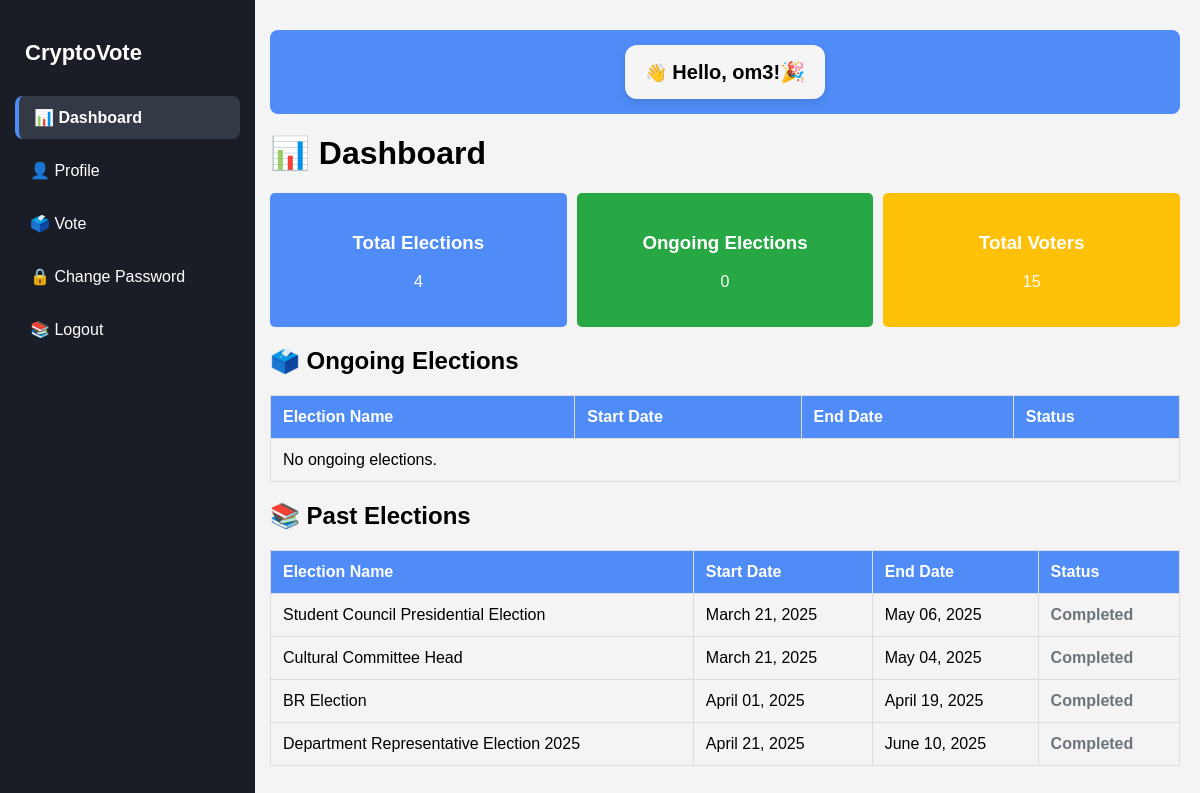
The page /dashboard/ (signed in) on the database as committed earlier.
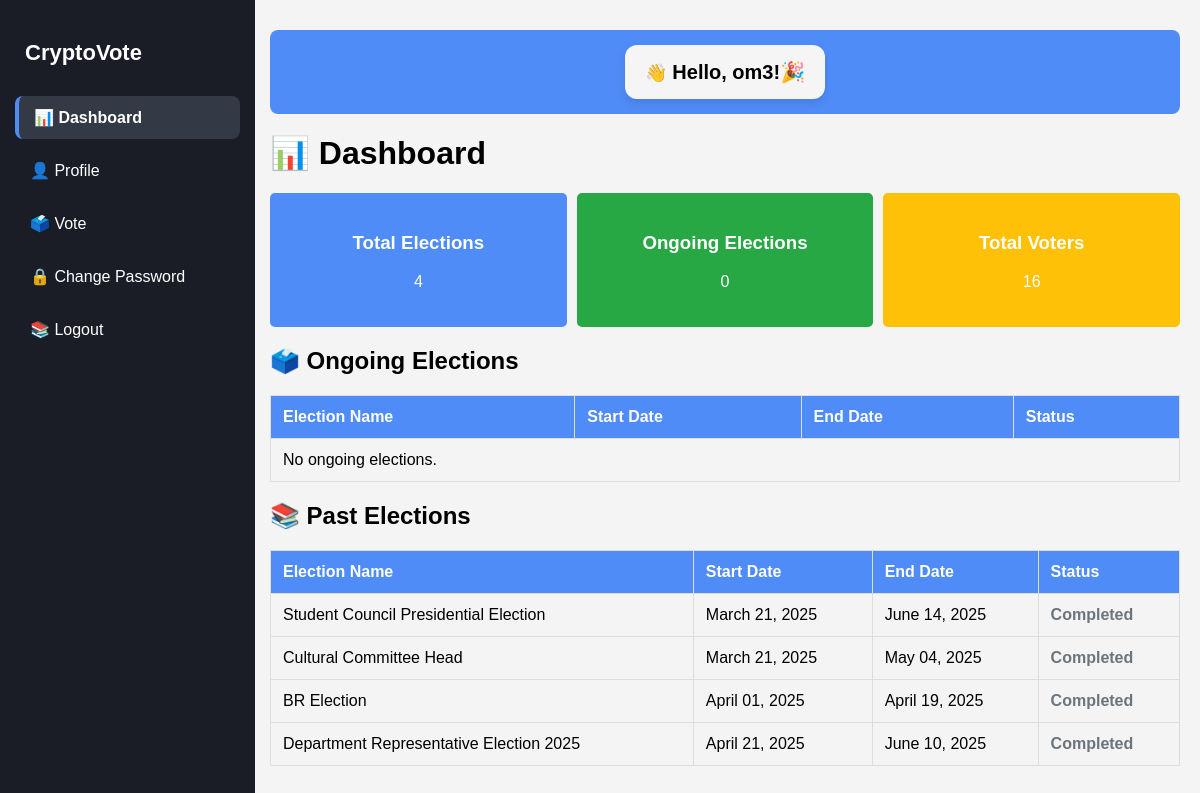
The same page on the database as committed later.
### main/models.py (models this page shows, shortened)
class Election(models.Model):
    title = models.CharField(max_length=200)
    description = models.TextField(blank=True)
    start_date = models.DateTimeField()
    end_date = models.DateTimeField()
    is_active = models.BooleanField(default=True)

### main/views.py (the view)
# urls.py: path('dashboard/', dashboard, name='dashboard'),
@login_required
def dashboard(request):
    now = timezone.now()
    total_elections = Election.objects.count()
    ongoing_elections = Election.objects.filter(start_date__lte=now, end_date__gte=now)
    completed_elections = Election.objects.filter(end_date__lt=now)
    total_voters = Profile.objects.count()
    if request.user.is_authenticated:
        username = request.user.username
    else:
        username = "Guest"  # Default if no user is logged in
    context = {
        "total_elections": total_elections,
        "ongoing_elections": ongoing_elections,
        "completed_elections": completed_elections,
        "total_voters": total_voters,
        "username": username,  # Pass username to the template
        "active_page": "dashboard",  # Mark dashboard as active in sidebar
    }
    return render(request, "dashboard.html", context)

### templates/dashboard.html (shortened to what this page needs)
{% load static %}
<!DOCTYPE html>
<html>
  <head>
  </head>
  <body>
    <div class="main-container">
      <div class="sidebar">
        <h2><strong>CryptoVote</strong></h2>
        <ul>
          <li>
            <a
              href="{% url 'dashboard' %}"
              class="{% if active_page == 'dashboard' %}active{% endif %}"
              >📊 Dashboard</a
            >
          </li>
          <li>
            <a
              href="{% url 'profile' %}"
              class="{% if active_page == 'profile' %}active{% endif %}"
              >👤 Profile</a
            >
          </li>
          <li>
            <a
              href="{% url 'vote' %}"
              class="{% if active_page == 'vote' %}active{% endif %}"
              >🗳️ Vote</a
            >
          </li>
          <li><a href="{% url 'change_password' %}">🔒 Change Password</a></li>
          <li>
            <a href="{% url 'logout' %}">📚 Logout</a>
          </li>
        </ul>
      </div>
      <div class="content">
        <div class="user-greeting">
          <div class="greeting-box">
            👋 <strong>Hello, {{ username }}!🎉</strong>
          </div>
        </div>
        <h1>📊 Dashboard</h1>
        <div class="stats-container">
          <div class="stat-box blue">
            <h3>Total Elections</h3>
            <p>{{ total_elections }}</p>
          </div>
          <div class="stat-box green">
            <h3>Ongoing Elections</h3>
            <p>{{ ongoing_elections.count }}</p>
          </div>
          <div class="stat-box yellow">
            <h3>Total Voters</h3>
            <p>{{ total_voters }}</p>
          </div>
        </div>
        <h2>🗳️ Ongoing Elections</h2>
        <table>
          <thead>
            <tr>
              <th>Election Name</th>
              <th>Start Date</th>
              <th>End Date</th>
              <th>Status</th>
            </tr>
          </thead>
          <tbody>
            {% for election in ongoing_elections %}
            <tr>
              <td>{{ election.title }}</td>
              <td>{{ election.start_date|date:"F d, Y" }}</td>
              <td>{{ election.end_date|date:"F d, Y" }}</td>
              <td><span class="status-active">Ongoing</span></td>
            </tr>
            {% empty %}
            <tr>
              <td colspan="4">No ongoing elections.</td>
            </tr>
            {% endfor %}
          </tbody>
        </table>
        <h2>📚 Past Elections</h2>
        <table>
          <thead>
            <tr>
              <th>Election Name</th>
              <th>Start Date</th>
              <th>End Date</th>
              <th>Status</th>
            </tr>
          </thead>
          <tbody>
            {% for election in completed_elections %}
            <tr>
              <td>{{ election.title }}</td>
              <td>{{ election.start_date|date:"F d, Y" }}</td>
              <td>{{ election.end_date|date:"F d, Y" }}</td>
              <td><span class="status-completed">Completed</span></td>
            </tr>
            {% empty %}
            <tr>
              <td colspan="4">No completed elections.</td>
            </tr>
            {% endfor %}
          </tbody>
        </table>
      </div>
    </div>
  </body>
</html>

Rows that differ between the two databases and show on the page:
changed Election "Student Council Presidential Election": end_date "May 06, 2025" → "June 14, 2025"
Other text that changed with them:
{{ total_voters }}: "15" → "16"
